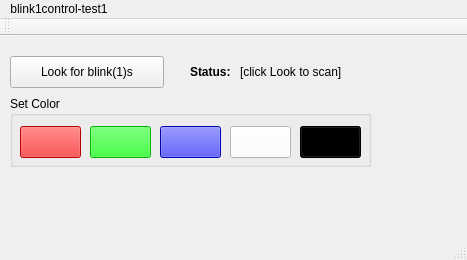
<?xml version="1.0" encoding="UTF-8"?>
<ui version="4.0">
 <class>MainWindow</class>
 <widget class="QMainWindow" name="MainWindow">
  <property name="geometry">
   <rect>
    <x>0</x>
    <y>0</y>
    <width>467</width>
    <height>260</height>
   </rect>
  </property>
  <property name="windowTitle">
   <string>MainWindow</string>
  </property>
  <widget class="QWidget" name="centralWidget">
   <widget class="QPushButton" name="scanButton">
    <property name="geometry">
     <rect>
      <x>10</x>
      <y>20</y>
      <width>154</width>
      <height>32</height>
     </rect>
    </property>
    <property name="text">
     <string>Look for blink(1)s</string>
    </property>
   </widget>
   <widget class="QGroupBox" name="groupBox">
    <property name="geometry">
     <rect>
      <x>10</x>
      <y>60</y>
      <width>361</width>
      <height>71</height>
     </rect>
    </property>
    <property name="title">
     <string>Set Color</string>
    </property>
    <widget class="QPushButton" name="blueButton">
     <property name="geometry">
      <rect>
       <x>150</x>
       <y>30</y>
       <width>61</width>
       <height>32</height>
      </rect>
     </property>
     <property name="autoFillBackground">
      <bool>false</bool>
     </property>
     <property name="styleSheet">
      <string notr="true">background:rgb(0,0,255)</string>
     </property>
     <property name="text">
      <string/>
     </property>
     <property name="flat">
      <bool>false</bool>
     </property>
    </widget>
    <widget class="QPushButton" name="redButton">
     <property name="geometry">
      <rect>
       <x>10</x>
       <y>30</y>
       <width>61</width>
       <height>32</height>
      </rect>
     </property>
     <property name="autoFillBackground">
      <bool>false</bool>
     </property>
     <property name="styleSheet">
      <string notr="true">background:rgb(255, 0, 0)</string>
     </property>
     <property name="text">
      <string/>
     </property>
     <property name="flat">
      <bool>false</bool>
     </property>
    </widget>
    <widget class="QPushButton" name="whiteButton">
     <property name="geometry">
      <rect>
       <x>220</x>
       <y>30</y>
       <width>61</width>
       <height>32</height>
      </rect>
     </property>
     <property name="autoFillBackground">
      <bool>false</bool>
     </property>
     <property name="styleSheet">
      <string notr="true">background:rgb(255,255,255)</string>
     </property>
     <property name="text">
      <string/>
     </property>
     <property name="flat">
      <bool>false</bool>
     </property>
    </widget>
    <widget class="QPushButton" name="offButton">
     <property name="geometry">
      <rect>
       <x>290</x>
       <y>30</y>
       <width>61</width>
       <height>32</height>
      </rect>
     </property>
     <property name="autoFillBackground">
      <bool>false</bool>
     </property>
     <property name="styleSheet">
      <string notr="true">background:rgb(0,0,0)</string>
     </property>
     <property name="text">
      <string/>
     </property>
     <property name="flat">
      <bool>false</bool>
     </property>
    </widget>
    <widget class="QPushButton" name="greenButton">
     <property name="geometry">
      <rect>
       <x>80</x>
       <y>30</y>
       <width>61</width>
       <height>32</height>
      </rect>
     </property>
     <property name="autoFillBackground">
      <bool>false</bool>
     </property>
     <property name="styleSheet">
      <string notr="true">background:rgb(0,255, 0)</string>
     </property>
     <property name="text">
      <string/>
     </property>
     <property name="flat">
      <bool>false</bool>
     </property>
    </widget>
   </widget>
   <widget class="QLabel" name="label">
    <property name="geometry">
     <rect>
      <x>190</x>
      <y>20</y>
      <width>51</width>
      <height>31</height>
     </rect>
    </property>
    <property name="font">
     <font>
      <weight>75</weight>
      <bold>true</bold>
     </font>
    </property>
    <property name="text">
     <string>Status:</string>
    </property>
   </widget>
   <widget class="QLabel" name="statusLabel">
    <property name="geometry">
     <rect>
      <x>240</x>
      <y>20</y>
      <width>171</width>
      <height>31</height>
     </rect>
    </property>
    <property name="text">
     <string>[click Look to scan]</string>
    </property>
   </widget>
   <widget class="QLabel" name="serialLabel">
    <property name="geometry">
     <rect>
      <x>240</x>
      <y>40</y>
      <width>171</width>
      <height>31</height>
     </rect>
    </property>
    <property name="text">
     <string/>
    </property>
   </widget>
  </widget>
  <widget class="QMenuBar" name="menuBar">
   <property name="geometry">
    <rect>
     <x>0</x>
     <y>0</y>
     <width>467</width>
     <height>22</height>
    </rect>
   </property>
   <widget class="QMenu" name="menuBlink1control_test1">
    <property name="title">
     <string>blink1control-test1</string>
    </property>
   </widget>
   <addaction name="menuBlink1control_test1"/>
  </widget>
  <widget class="QToolBar" name="mainToolBar">
   <attribute name="toolBarArea">
    <enum>TopToolBarArea</enum>
   </attribute>
   <attribute name="toolBarBreak">
    <bool>false</bool>
   </attribute>
  </widget>
  <widget class="QStatusBar" name="statusBar"/>
 </widget>
 <layoutdefault spacing="6" margin="11"/>
 <resources/>
 <connections/>
</ui>
